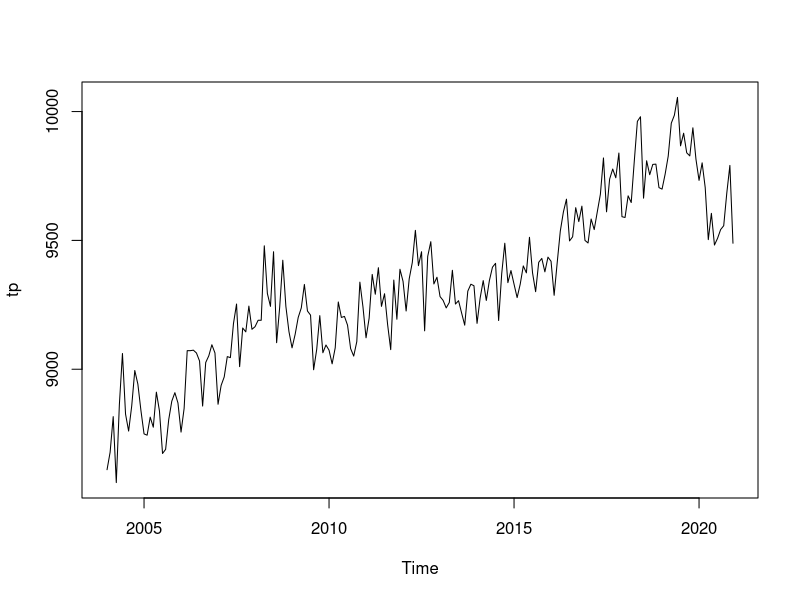
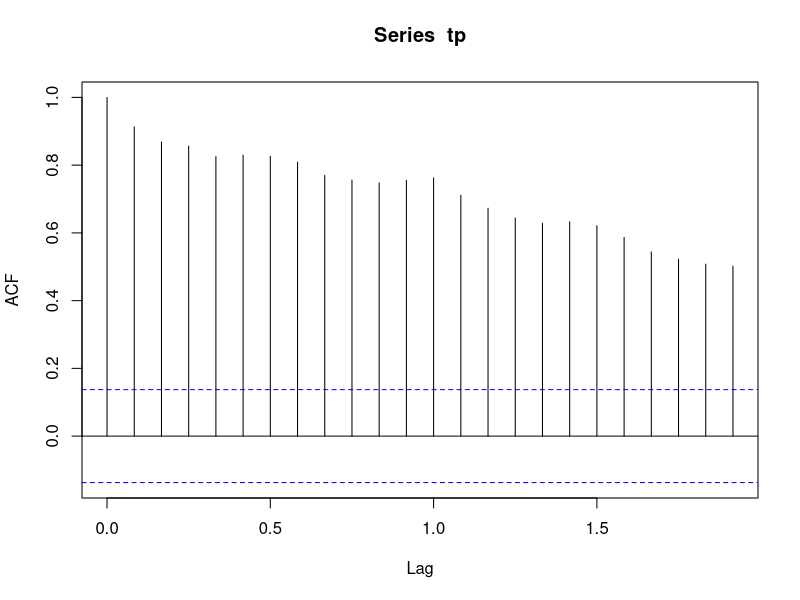
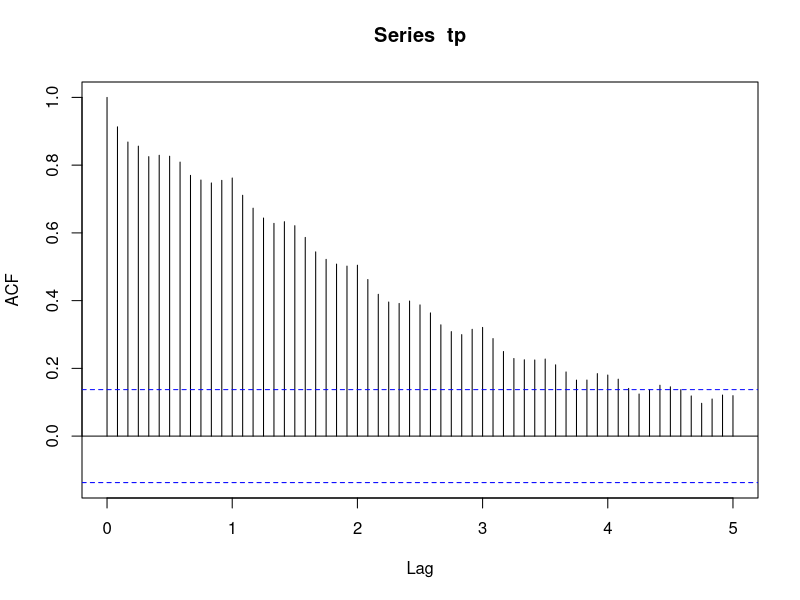
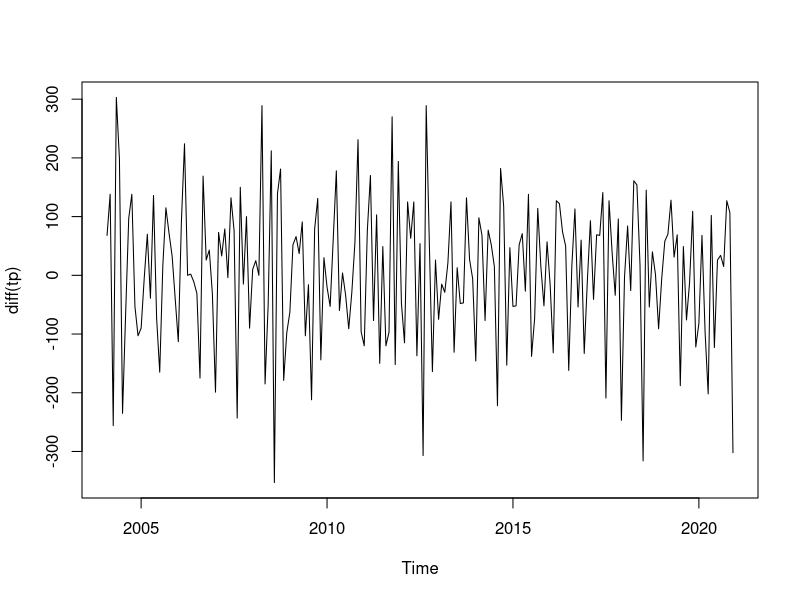
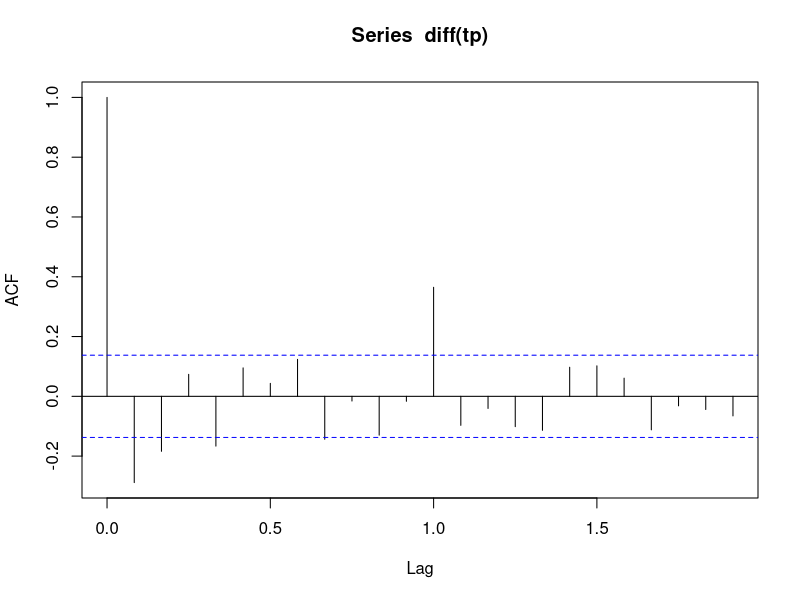
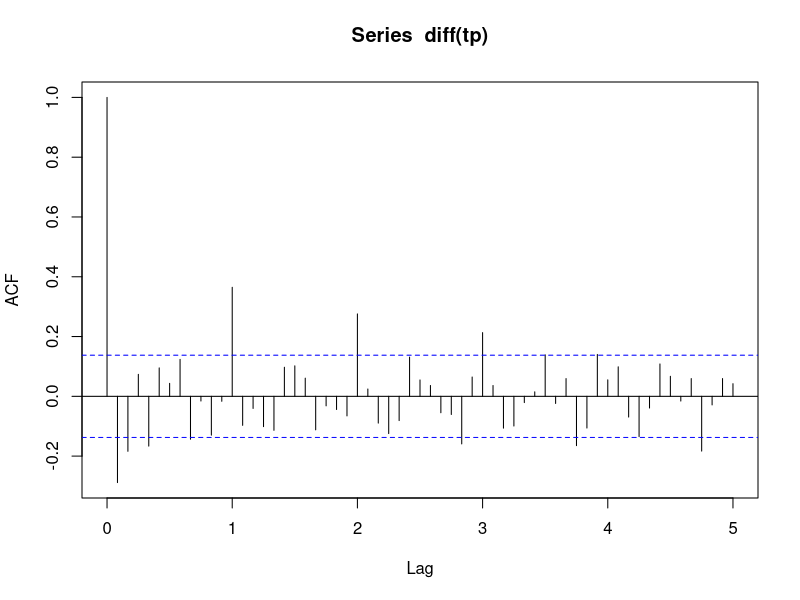
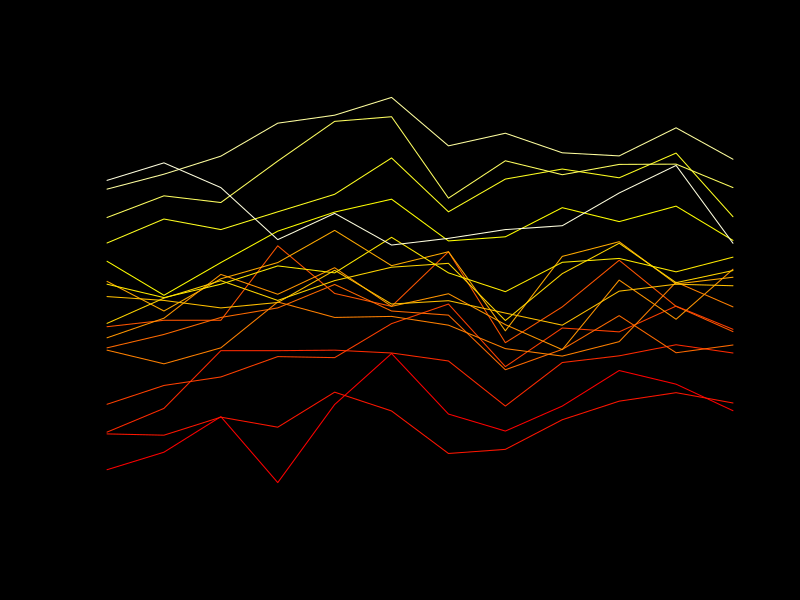
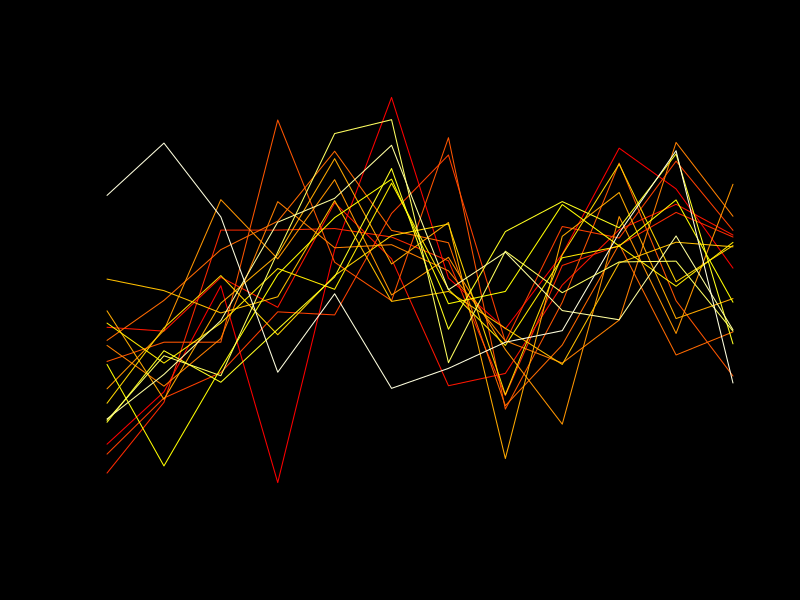

The R script that drew these images, in order:
tab=read.csv2("tabella.csv", header=F)
head(tab)
data = tab[,2]
head(data)
tp=ts(data,frequency=12,start=c(2004,1))
#Analisi della struttura della serie storica
ts.plot(tp)
acf(tp)
acf(tp,60)
plot(diff(tp))
acf(diff(tp))
acf(diff(tp),60)
m_data=matrix(data,12,17)
par(bg="black")
ts.plot(m_data,col=heat.colors(17))
ts.plot(scale(m_data,scale=F),col=heat.colors(17))
par(bg="white")
data.d=decompose(tp)
plot(data.d)
layout(t(1:2))
plot(data.d$random)
lines(data.d$seasonal,col="red")
plot(data.d$trend,col="blue",ylim=c(-400,10000))
lines(data.d$random)
lines(data.d$seasonal,col="red")
layout(1)

#Holt-Winters(metodo di smorzamento esponenziale con trend)
tp.set=HoltWinters(tp,gamma = F)
plot(tp.set)
tp.set$alpha
tp.set$beta
for(alpha in 1:9){
  for(beta in 1:9){
    plot(HoltWinters(tp,alpha=alpha/10,beta=beta/10,gamma=F),xlab=paste("alpha=",alpha/10," - beta",beta/10))
  }
}

x=1:24
coefficients(lm(tp[1:24]~x))
tp.set=HoltWinters(tp,alpha = 0.2,beta = tp.set$beta,gamma=F,l.start=8768.5,b.start=3.378)
plot(tp.set)

#Autovalidazione metodo esponenziale con trend 
train=window(tp,end=c(2019,12))
test=window(tp,2020)
tp_t = HoltWinters(train,alpha = 0.2,beta = tp.set$beta,gamma=F,l.start=8768.5,b.start=3.378)
tp_p=predict(tp_t,12)
sqrt(mean((tp_p-test)^2))
tp_p 
test

#Analisi dei residui 
tp.set.r=residuals(tp.set)
1-var(tp.set.r)/var(window(tp,c(2005,1)))
plot(tp.set.r, type="p", pch=20)
hist(tp.set.r,20,freq = F)
lines(sort(tp.set.r),dnorm(sort(tp.set.r),mean(tp.set.r),sd(tp.set.r)),col="red")
qqnorm(tp.set.r, pch=20)
qqline(tp.set.r)
shapiro.test(tp.set.r)

#Predizione futura 
plot(tp.set,predict(tp.set,6),main="Previsione a 6 mesi")
lines(predict(tp.set,6)+quantile(tp.set.r,0.05),col="blue")
lines(predict(tp.set,6)+quantile(tp.set.r,0.95),col="blue")
predict(tp.set,6)

#Autoregressione con il metodo dei minimi quadrati 
acf(tp)
pacf(tp)
tp.ls = ar(tp,method="ols")
tp.ls$order 
1-tp.ls$var/var(tp[20:204])
o = tp.ls$order
a = tp.ls$ar
b = tp.ls$x.intercept
tp.ls.an = tp
for (i in (o + 1):length(tp)) {
  tp.ls.an[i] = sum(rev(a) * tp[(i - o):(i - 1)]) + mean(tp) * (1 - sum(a)) +
    b
}
plot(tp)
lines(tp.ls.an, col = "blue", lwd = 2)

#analisi dei residui 
tp.ls.r = as.double(na.omit(tp.ls$resid))
tp.ls.fitted = as.double(na.omit(tp - tp.ls$resid))
plot(tp.ls.r, pch = 20)
var(tp.ls.r)/var(tp.ls.r + tp.ls.fitted)
acf(tp.ls.r)
pacf(tp.ls.r)
hist(tp.ls.r, 20, freq = F)
lines(density(tp.ls.r), col = "red")
lines(sort(tp.ls.r), dnorm(sort(tp.ls.r), mean(tp.ls.r), sd(tp.ls.r)), col = "blue")
qqnorm(tp.ls.r, pch = 20)
qqline(tp.ls.r)
shapiro.test(tp.ls.r)

#Autovalidazione 
train=window(tp,end=c(2019,12))
test=window(tp,2020)
tp_t = ar(train,method="ols")
tp_p=predict(tp_t,n.ahead=12,se.fit=FALSE)
sqrt(mean((tp_p-test)^2))
tp_p 
test
